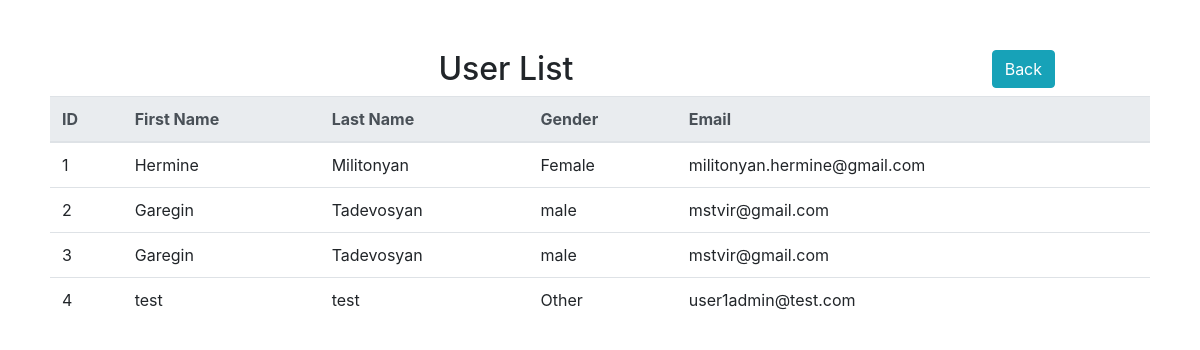
Page /users/user-list.php on the earlier database version.
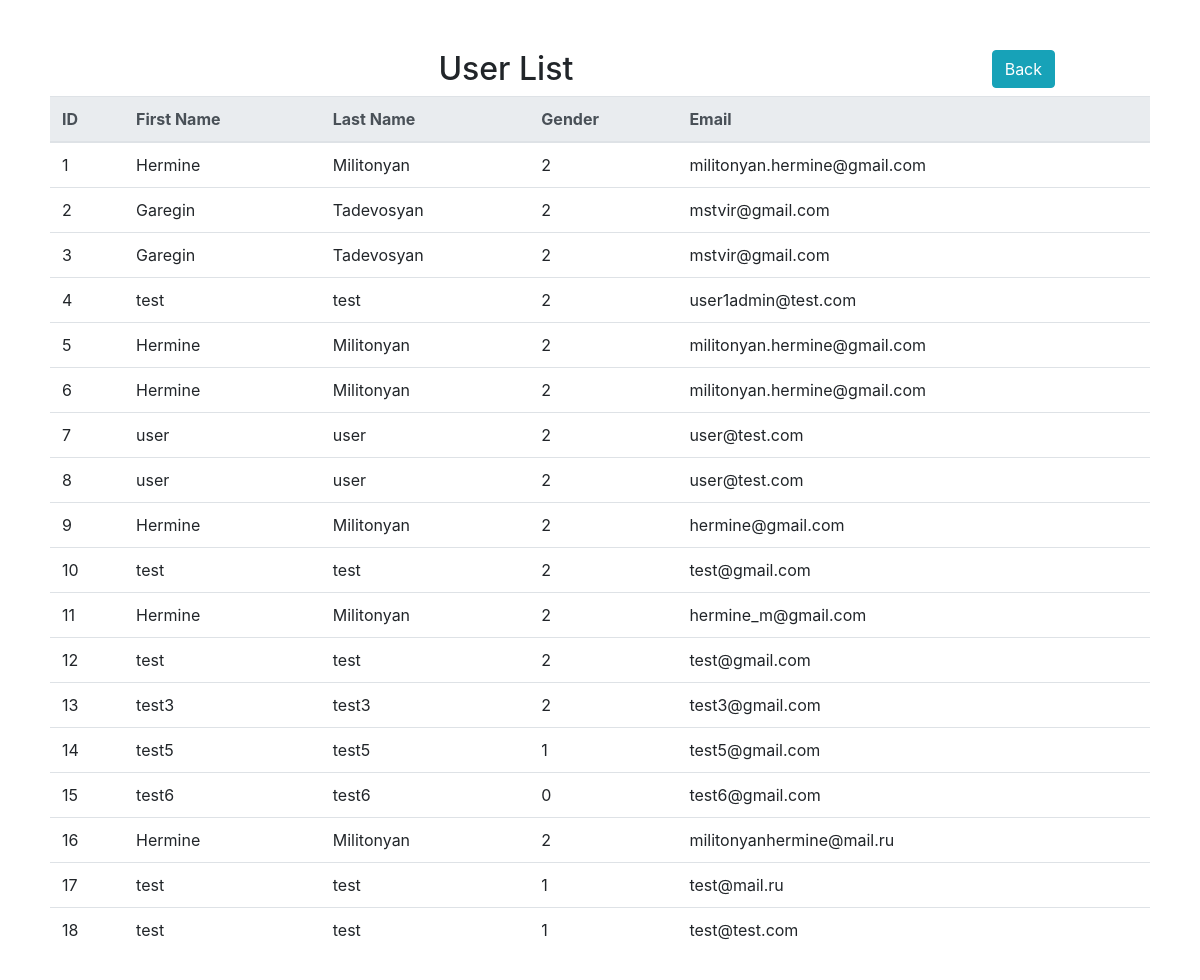
Same page on the later database version.
### tables this page shows
CREATE TABLE IF NOT EXISTS `user` (
  `user_id` int(11) NOT NULL AUTO_INCREMENT,
  `f_name` varchar(25) NOT NULL,
  `l_name` varchar(25) NOT NULL,
  `gender` int(1) NOT NULL DEFAULT 2,
  `email` varchar(50) NOT NULL,
  `password` varchar(50) NOT NULL,
  `avatar` varchar(50) DEFAULT NULL,
  PRIMARY KEY (`user_id`)
);

### users/user-list.php (the view, shortened to what this page needs)
<?php
include_once("db-connect.php");
$query = mysqli_query($connection, "SELECT * FROM user");
?>
<head>
<link rel="stylesheet" href="https://stackpath.bootstrapcdn.com/bootstrap/4.4.1/css/bootstrap.min.css">
</head>
<body style = "margin: 20px; padding: 30px;">
<div class="row">
        <div class="col-md-10"><h2 class="text-center" >User List</h2></div>
        <div class="col-md-2"><a href="index.php" class="btn btn-info">Back</a></div>
    </div>
    <table class="table table-hover">
    <thead class="thead-light">
        <tr>
            <th>ID</th>
            <th>First Name</th>
            <th>Last Name</th>
            <th>Gender</th>
            <th>Email</th>
        </tr>
    </thead>
    <?php while($row = mysqli_fetch_assoc($query)){
        ?>
            <tr id="<?= $row ['user_id']; ?>">
                <td><?= $row ['user_id']; ?></td>
                <td> <?= $row ['f_name']; ?></td>
                <td> <?= $row ['l_name']; ?></td>
                <td><?= $row ['gender']; ?>	</td>
                <td> <?= $row ['email']; ?></td>
        </tr>
        <?php
    }
    ?>
    </table>
</body>

Differences in the rows shown:
changed user id 1: gender "Female" → "2"
changed user id 2: gender "male" → "2"
changed user id 3: gender "male" → "2"
changed user "user1admin@test.com": gender "Other" → "2"
added user: user_id "5", f_name "Hermine", l_name "Militonyan", gender "2", email "militonyan.hermine@gmail.com"
added user: user_id "6", f_name "Hermine", l_name "Militonyan", gender "2", email "militonyan.hermine@gmail.com"
added user: user_id "7", f_name "user", l_name "user", gender "2", email "user@test.com"
added user: user_id "8", f_name "user", l_name "user", gender "2", email "user@test.com"
added user: user_id "9", f_name "Hermine", l_name "Militonyan", gender "2", email "hermine@gmail.com"
added user: user_id "10", f_name "test", l_name "test", gender "2", email "test@gmail.com"
added user: user_id "11", f_name "Hermine", l_name "Militonyan", gender "2", email "hermine_m@gmail.com"
added user: user_id "12", f_name "test", l_name "test", gender "2", email "test@gmail.com"
added user: user_id "13", f_name "test3", l_name "test3", gender "2", email "test3@gmail.com"
added user: user_id "14", f_name "test5", l_name "test5", gender "1", email "test5@gmail.com"
added user: user_id "15", f_name "test6", l_name "test6", gender "0", email "test6@gmail.com"
added user: user_id "16", f_name "Hermine", l_name "Militonyan", gender "2", email "militonyanhermine@mail.ru"
added user: user_id "17", f_name "test", l_name "test", gender "1", email "test@mail.ru"
added user: user_id "18", f_name "test", l_name "test", gender "1", email "test@test.com"
